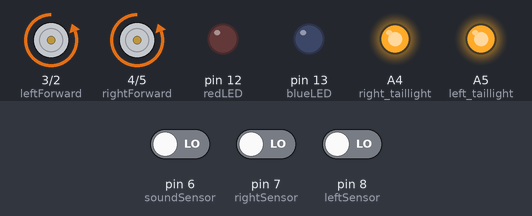
A sketch run on a simulated Arduino Uno, built with avr-gcc and run on an emulated ATmega328P. On the bench: motor-driver pin pairs drawn as motors (green arrow = first pin HIGH = forward, orange = second pin HIGH = backward, longer = more drive), output pins drawn as LEDs (lit = HIGH). The inputs (shaded band) are chosen by the test bench; at power-on: pin 6 (soundSensor) LOW, pin 7 (rightSensor) LOW, pin 8 (leftSensor) LOW.

Above: at 1.2 s.
1.3 s: pin 6 (soundSensor) driven HIGH
At 1.7 s:
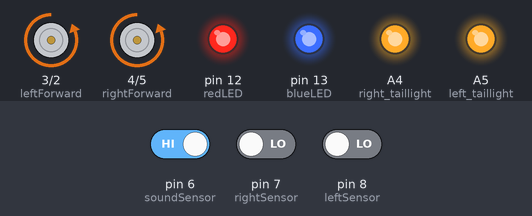
2.8 s: pin 7 (rightSensor) driven HIGH
At 4.0 s:
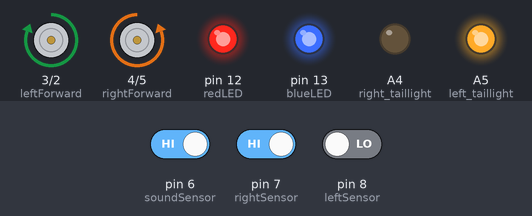
4.3 s: pin 8 (leftSensor) driven HIGH
At 5.1 s:
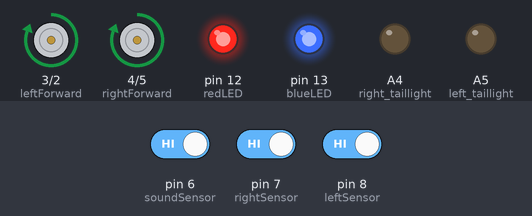
5.8 s: pin 6 (soundSensor) driven LOW
At 6.3 s:
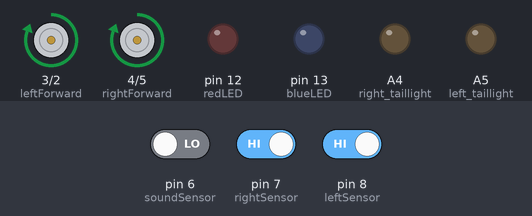
7.3 s: pin 7 (rightSensor) driven LOW
At 8.5 s:
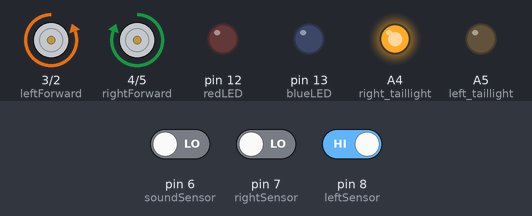
8.8 s: pin 6 (soundSensor) driven HIGH
At 9.8 s:
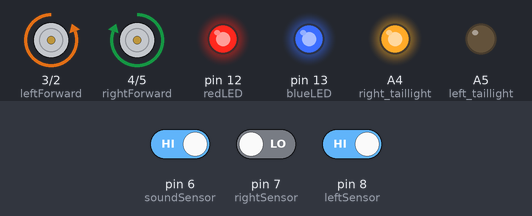
Timing chart, 0 to 11.3 s (numbered marks = the images above; inputs shaded):
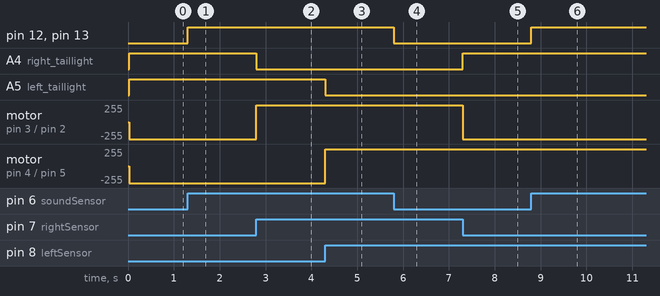

Measured:
- after the input at 1.3 s, pin 12 (redLED), pin 13 (blueLED): LOW → HIGH at once
- after the input at 2.8 s, A4 (right_taillight): HIGH → LOW at once; motor on pin 3 (leftForward) / pin 2 (leftBackward): backward 255/255 → forward 255/255 at once
- after the input at 4.3 s, A5 (left_taillight): HIGH → LOW at once; motor on pin 4 (rightForward) / pin 5 (rightBackward): backward 255/255 → forward 255/255 at once
- after the input at 5.8 s, pin 12 (redLED), pin 13 (blueLED): HIGH → LOW at once
- after the input at 7.3 s, A4 (right_taillight): LOW → HIGH at once; motor on pin 3 (leftForward) / pin 2 (leftBackward): forward 255/255 → backward 255/255 at once
- after the input at 8.8 s, pin 12 (redLED), pin 13 (blueLED): LOW → HIGH at once

The sketch:

line_follow.ino
```cpp
#include <LiquidCrystal.h>
#include <SoftwareSerial.h>


#define ARDUINO_RX 10 //TX of the Serial MP3 Player module
#define ARDUINO_TX 11 //RX of the Serial MP3 Player module

SoftwareSerial mySerial(ARDUINO_RX, ARDUINO_TX);  //initialize software serial object

//create arrays to store commands/data for each MP3 function
byte selectSD[8] = {0x7E, 0xFF, 0x06, 0x09, 0x00, 0x00, 0x02, 0xEF};
byte setVol[8] = {0x7E, 0xFF, 0x06, 0x06, 0x00, 0x00, 0x1E, 0xEF};
byte playTrack[8] = {0x7E, 0xFF, 0x06, 0x17, 0x00, 0x01, 0x03, 0xEF};

int leftForward = 3;
int leftBackward = 2;
int rightForward = 4;
int rightBackward = 5;
int redLED = 12;
int blueLED = 13;
int rightSensor = 7;
int leftSensor = 8;
int soundSensor = 6;
int straight = 1;
int right = 1;
int left = 1;
int back = 1;


void setup()
{
  Serial.begin(9600);
  pinMode(leftForward, OUTPUT);
  pinMode(leftBackward, OUTPUT);
  pinMode(rightForward, OUTPUT);
  pinMode(rightBackward, OUTPUT);
  pinMode(redLED, OUTPUT); //red LED
  pinMode(blueLED, OUTPUT); //blue LED
  pinMode(A4, OUTPUT); //right taillight
  pinMode(A5, OUTPUT); //left taillight

  mySerial.begin(9600);
  for (uint8_t i = 0; i < 8; i++) {
    mySerial.write(selectSD[i]);     //select SD card storage
    //Serial.println(selectSD[i]);  //for debugging, output array values to Serial monitor
  }

  for (uint8_t i = 0; i < 8; i++) {
    mySerial.write(setVol[i]);      //set volume ($1E (decimal 30) = MAX)
  }

  for (uint8_t i = 0; i < 8; i++) { //play track 002 in folder 01/
    mySerial.write(playTrack[i]);
  }
}

void driveForward() {
  digitalWrite(A4, LOW);
  digitalWrite(A5, LOW);
  digitalWrite(leftBackward, LOW);
  digitalWrite(rightBackward, LOW);
  digitalWrite(leftForward, HIGH);
  digitalWrite(rightForward, HIGH);
}

void driveBackward() {
  digitalWrite(A4, HIGH);
  digitalWrite(A5, HIGH);
  digitalWrite(leftForward, LOW);
  digitalWrite(rightForward, LOW);
  digitalWrite(leftBackward, HIGH);
  digitalWrite(rightBackward, HIGH);
}

void turnLeft() {
  digitalWrite(A5, HIGH);
  digitalWrite(A4, LOW);
  digitalWrite(leftForward, HIGH);
  digitalWrite(rightForward, LOW);
  digitalWrite(leftBackward, LOW);
  digitalWrite(rightBackward, HIGH);
}

void turnRight() {
  digitalWrite(A5, LOW);
  digitalWrite(A4, HIGH);
  digitalWrite(leftForward, LOW);
  digitalWrite(rightForward, HIGH);
  digitalWrite(leftBackward, HIGH);
  digitalWrite(rightBackward, LOW);
}

void loop()
{

  if (digitalRead(soundSensor) == 1) {
    digitalWrite(redLED, HIGH);
    digitalWrite(blueLED, HIGH);
  }
  else if (digitalRead(soundSensor) == 0) {
    digitalWrite(redLED, LOW);
    digitalWrite(blueLED, LOW);
  }
  // IF THE SENSOR RETURNS 1 IT MEANS IT IS ON BLACK

  if (digitalRead (leftSensor) == 1 && digitalRead(rightSensor) == 1) {
    driveForward();
  }
  else if (digitalRead (leftSensor) == 1 && digitalRead(rightSensor) == 0) {
    turnRight();
  }
  else if (digitalRead (leftSensor) == 0 && digitalRead(rightSensor) == 1) {
    turnLeft();
  }
  else if (digitalRead (leftSensor) == 0 && digitalRead(rightSensor) == 0) {
    driveBackward();
  }
}
```
